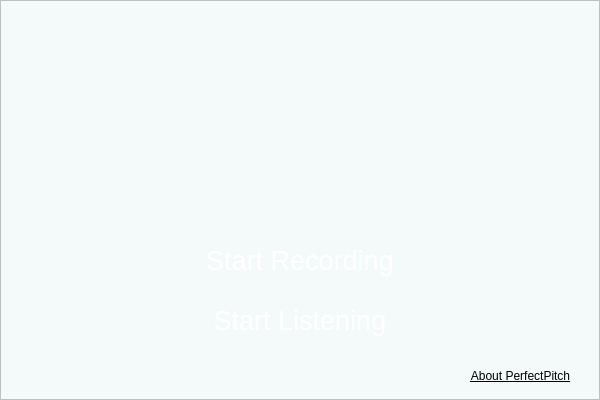
<?xml version="1.0" encoding="UTF-8"?>
<ui version="4.0">
 <class>initialWindow</class>
 <widget class="QMainWindow" name="initialWindow">
  <property name="geometry">
   <rect>
    <x>0</x>
    <y>0</y>
    <width>600</width>
    <height>400</height>
   </rect>
  </property>
  <property name="windowTitle">
   <string>MainWindow</string>
  </property>
  <property name="styleSheet">
   <string notr="true">background-color: rgb(244, 249, 250);</string>
  </property>
  <widget class="QWidget" name="centralwidget">
   <widget class="QFrame" name="initialwindow_frame">
    <property name="geometry">
     <rect>
      <x>0</x>
      <y>0</y>
      <width>600</width>
      <height>400</height>
     </rect>
    </property>
    <property name="font">
     <font>
      <family>Arial</family>
      <underline>true</underline>
     </font>
    </property>
    <property name="styleSheet">
     <string notr="true">background: qlineargradient(
    x1: 0, y1: 0, x2: 1, y2: 1,
    stop: 0 rgba(196, 236, 236, 1), stop: 1 rgba(255, 255, 255, 1)
);</string>
    </property>
    <property name="frameShape">
     <enum>QFrame::StyledPanel</enum>
    </property>
    <property name="frameShadow">
     <enum>QFrame::Raised</enum>
    </property>
    <widget class="QLabel" name="logo">
     <property name="geometry">
      <rect>
       <x>200</x>
       <y>50</y>
       <width>201</width>
       <height>200</height>
      </rect>
     </property>
     <property name="styleSheet">
      <string notr="true">background: none;
border: none;</string>
     </property>
     <property name="text">
      <string/>
     </property>
     <property name="pixmap">
      <pixmap>../images/icon.png</pixmap>
     </property>
     <property name="scaledContents">
      <bool>true</bool>
     </property>
    </widget>
    <widget class="QPushButton" name="startButton">
     <property name="geometry">
      <rect>
       <x>200</x>
       <y>240</y>
       <width>200</width>
       <height>40</height>
      </rect>
     </property>
     <property name="font">
      <font>
       <family>Arial</family>
       <pointsize>20</pointsize>
       <italic>false</italic>
       <bold>false</bold>
      </font>
     </property>
     <property name="styleSheet">
      <string notr="true">font: 20pt &quot;Arial&quot;;
color: white; 
background: qradialgradient(
    cx: 0.3, cy: -0.4, fx: 0.3, fy: -0.4,
    radius: 1.35, stop: 0 rgba(35, 120, 99, 1), stop: 1 rgba(77, 206, 175, 1)
);

border-radius: 10%;</string>
     </property>
     <property name="text">
      <string>Start Recording</string>
     </property>
    </widget>
    <widget class="QPushButton" name="aboutButton">
     <property name="geometry">
      <rect>
       <x>450</x>
       <y>360</y>
       <width>141</width>
       <height>32</height>
      </rect>
     </property>
     <property name="font">
      <font>
       <family>Arial</family>
       <underline>true</underline>
      </font>
     </property>
     <property name="styleSheet">
      <string notr="true">background: none;
border: none;
color: black;</string>
     </property>
     <property name="text">
      <string>About PerfectPitch</string>
     </property>
    </widget>
    <widget class="QPushButton" name="modeButton">
     <property name="geometry">
      <rect>
       <x>540</x>
       <y>20</y>
       <width>40</width>
       <height>40</height>
      </rect>
     </property>
     <property name="styleSheet">
      <string notr="true">background:none;
border: none;</string>
     </property>
     <property name="text">
      <string/>
     </property>
     <property name="icon">
      <iconset>
       <normaloff>../images/lightMode.png</normaloff>../images/lightMode.png</iconset>
     </property>
     <property name="iconSize">
      <size>
       <width>40</width>
       <height>40</height>
      </size>
     </property>
    </widget>
    <widget class="QPushButton" name="startButton_2">
     <property name="geometry">
      <rect>
       <x>200</x>
       <y>300</y>
       <width>200</width>
       <height>40</height>
      </rect>
     </property>
     <property name="font">
      <font>
       <family>Arial</family>
       <pointsize>20</pointsize>
       <italic>false</italic>
       <bold>false</bold>
      </font>
     </property>
     <property name="styleSheet">
      <string notr="true">font: 20pt &quot;Arial&quot;;
color: white; 
background: qradialgradient(
    cx: 0.3, cy: -0.4, fx: 0.3, fy: -0.4,
    radius: 1.35, stop: 0 rgba(35, 120, 99, 1), stop: 1 rgba(77, 206, 175, 1)
);

border-radius: 10%;</string>
     </property>
     <property name="text">
      <string>Start Listening</string>
     </property>
    </widget>
   </widget>
  </widget>
 </widget>
 <resources/>
 <connections/>
</ui>
